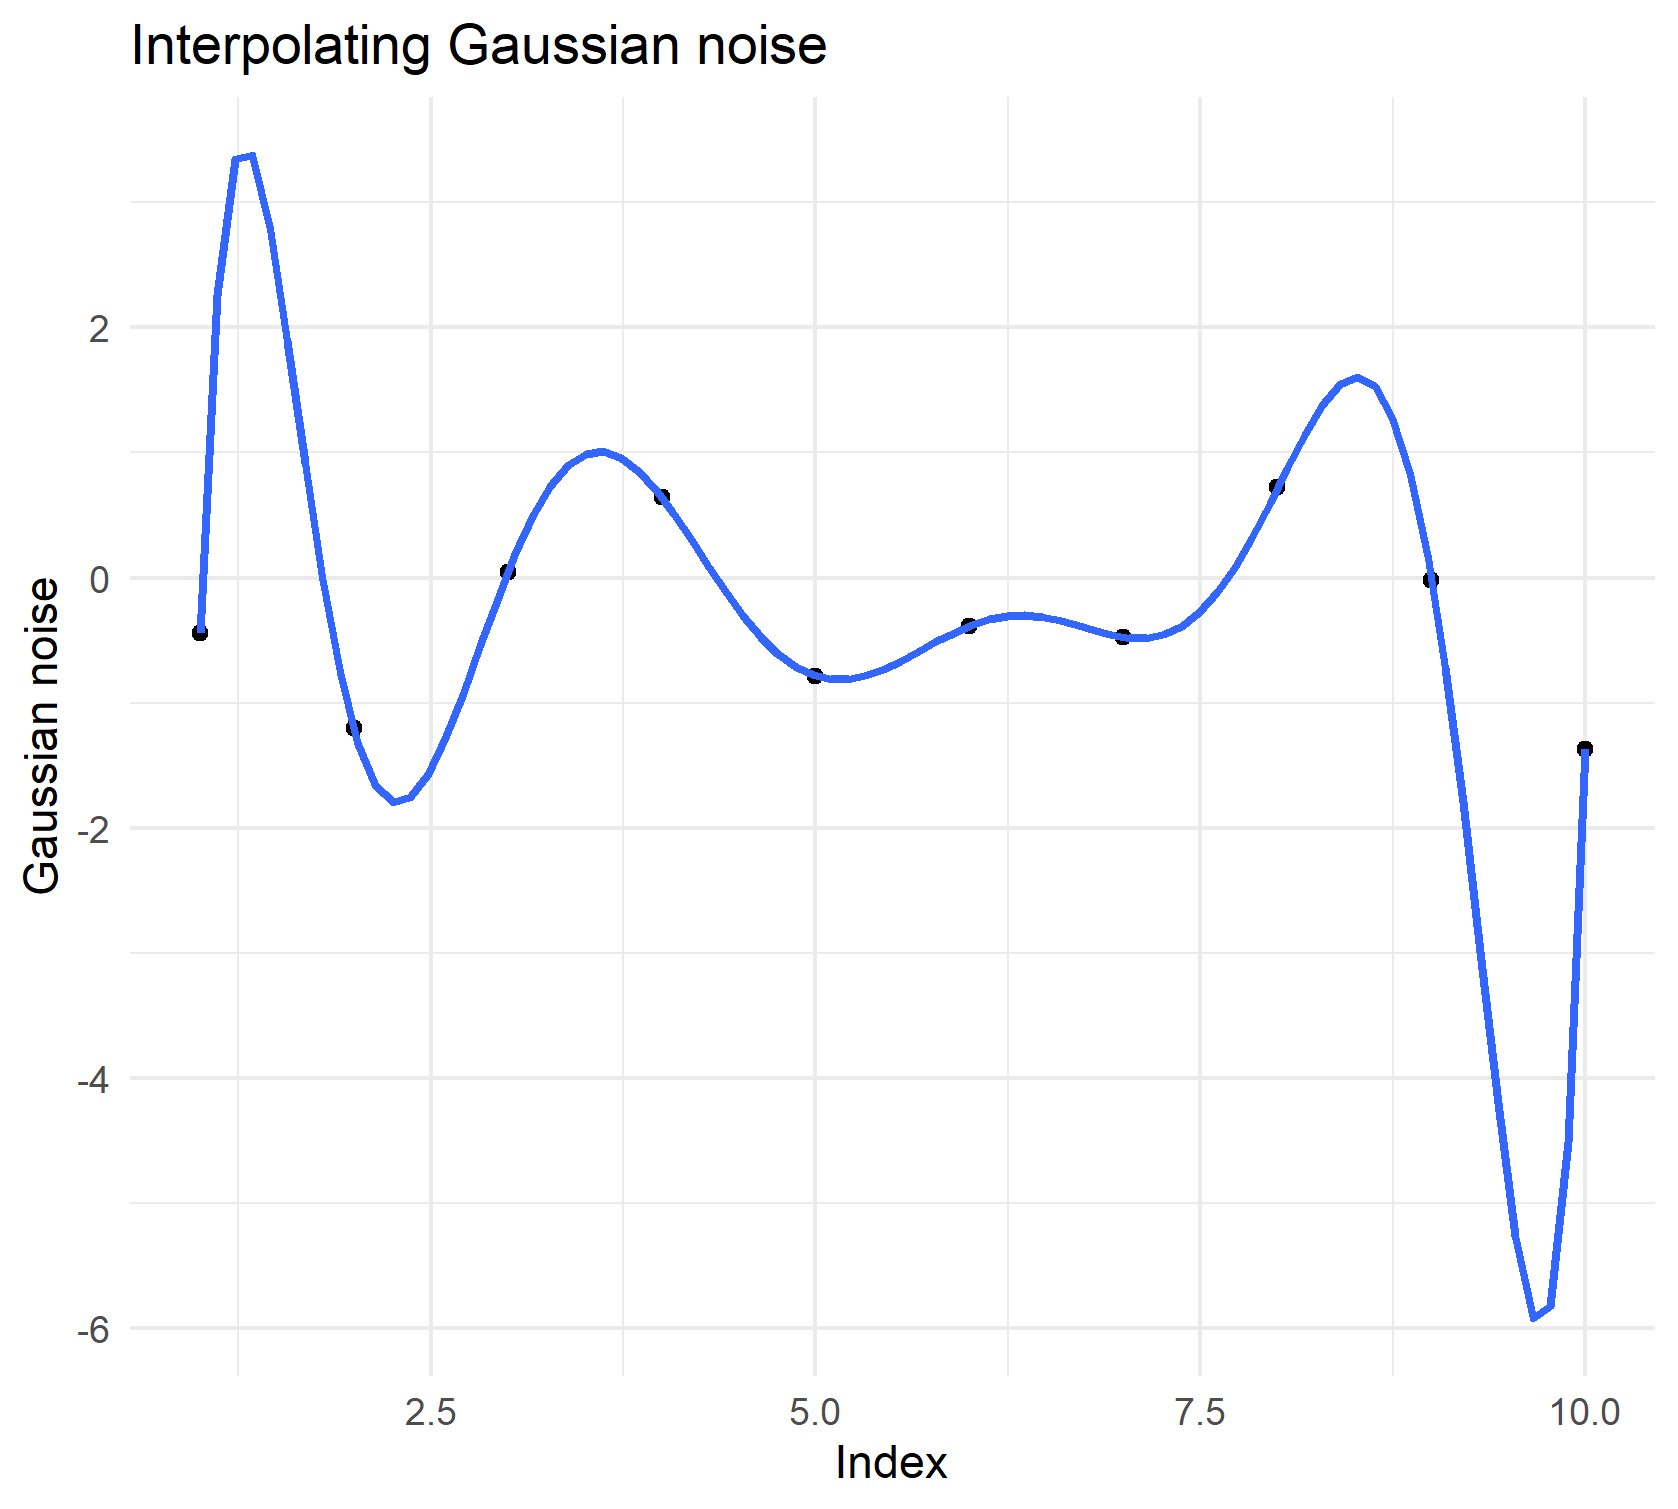

This chart was generated by the following R code:
library("tidyverse")

n <- 10
set.seed(1000)
data <- tibble(y=rnorm(n),x=1:n)
f <- y ~ poly(x,n-1,raw=TRUE)
interpolate <- lm(f, data)
ggplot(data, aes(x,y)) + 
  geom_point() +
  geom_smooth(method="lm", formula = f, se = FALSE) +
  labs(y="Gaussian noise", title="Interpolating Gaussian noise",
       x = "Index") +
  theme_minimal()

ggsave("Interpolating.png")
